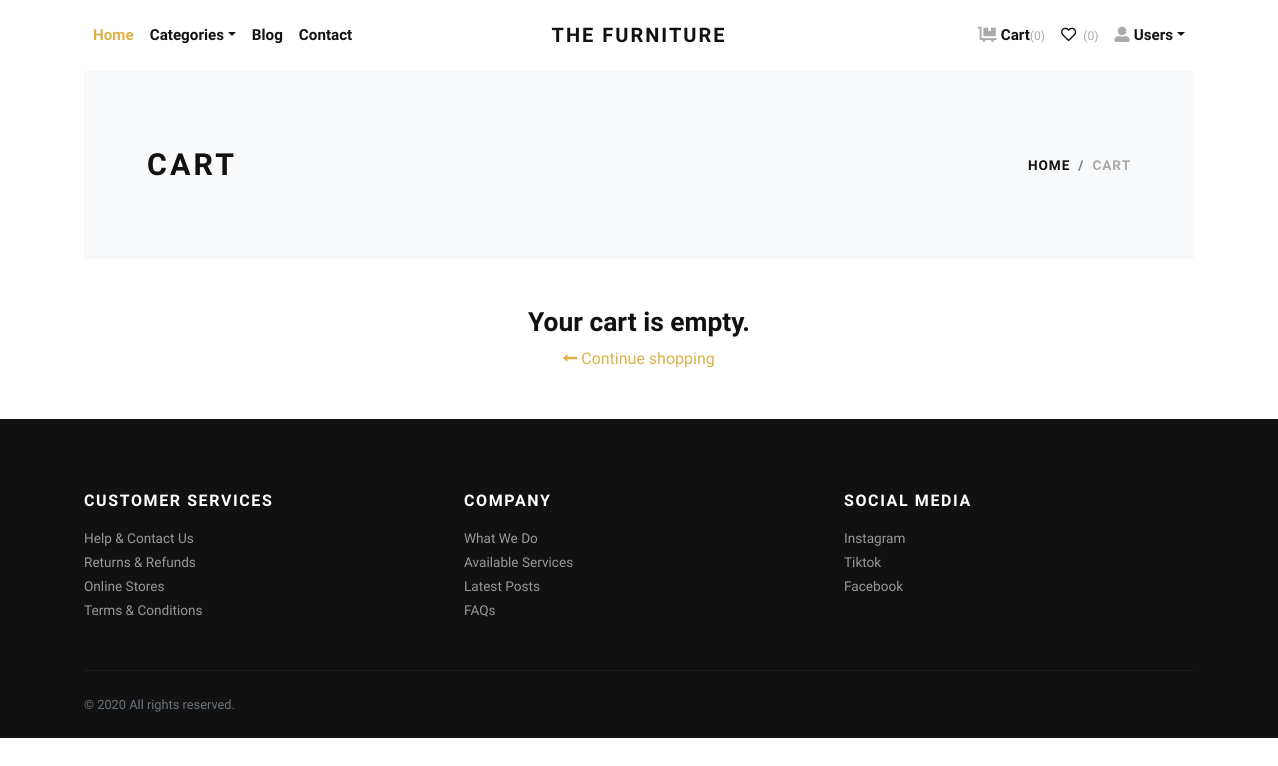
The app's page /cart/ (signed in), older data.
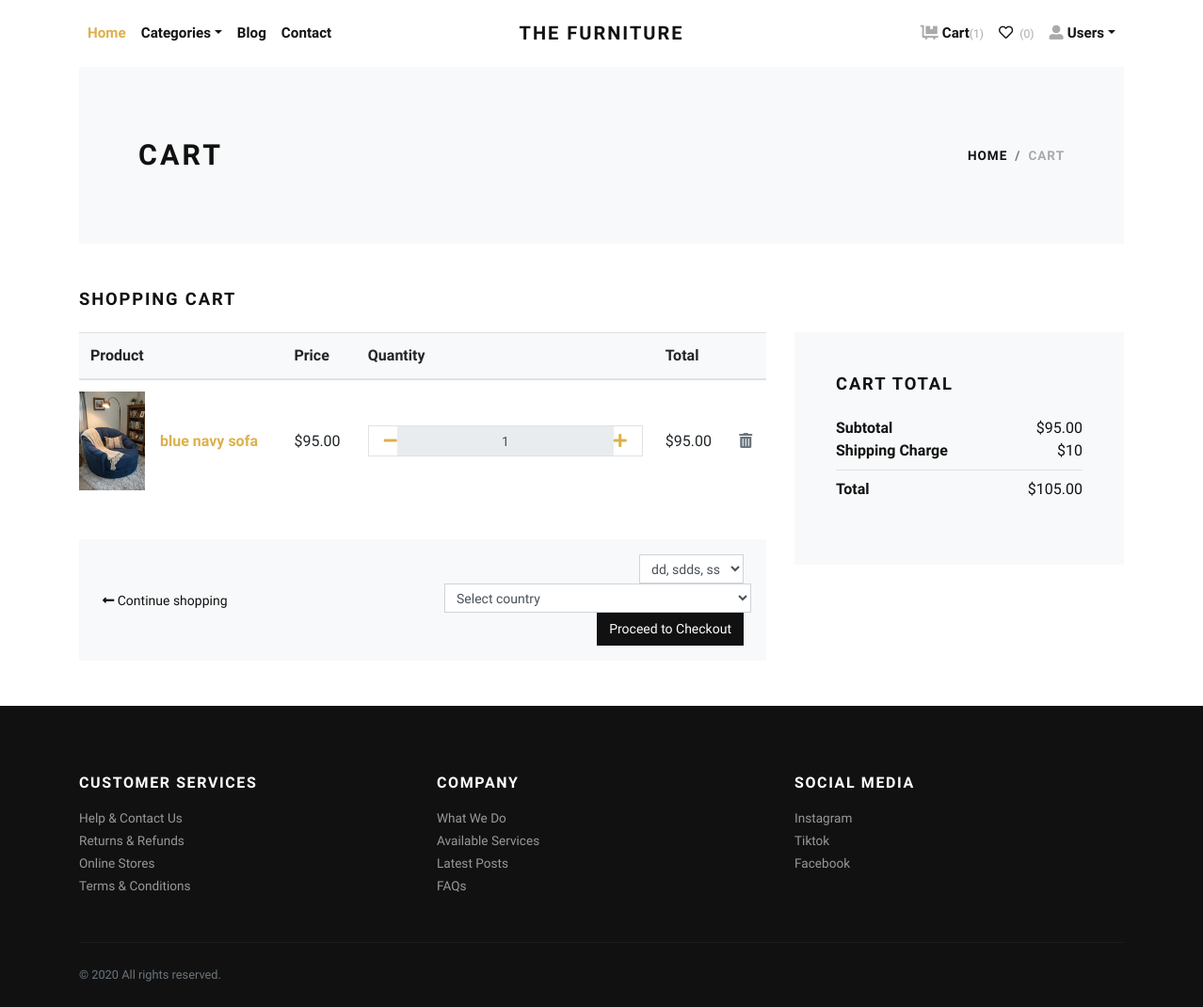
The same page, newer data.
### store/models.py (models this page shows, shortened)
class Cart(models.Model):
    user = models.ForeignKey(User, verbose_name="User", on_delete=models.CASCADE)
    product = models.ForeignKey(Product, verbose_name="Product", on_delete=models.CASCADE)
    quantity = models.PositiveIntegerField(default=1, verbose_name="Quantity")
    created_at = models.DateTimeField(auto_now_add=True, verbose_name="Created Date")
    updated_at = models.DateTimeField(auto_now=True, verbose_name="Updated Date")
    @property
    def total_price(self):
        return self.quantity * self.product.price

class Product(models.Model):
    title = models.CharField(max_length=150, verbose_name="Product Title")
    slug = models.SlugField(max_length=160, verbose_name="Product Slug")
    sku = models.CharField(max_length=255, unique=True, verbose_name="Unique Product ID (SKU)")
    short_description = models.TextField(verbose_name="Short Description")
    detail_description = models.TextField(blank=True, null=True, verbose_name="Detail Description")
    product_image = models.ImageField(upload_to='product', blank=True, null=True, verbose_name="Product Image")
    price = models.DecimalField(max_digits=8, decimal_places=2)
    category = models.ForeignKey(Category, verbose_name="Product Categoy", on_delete=models.CASCADE)
    is_active = models.BooleanField(verbose_name="Is Active?")
    is_featured = models.BooleanField(verbose_name="Is Featured?")
    created_at = models.DateTimeField(auto_now_add=True, verbose_name="Created Date")
    updated_at = models.DateTimeField(auto_now=True, verbose_name="Updated Date")
    class Meta:
        verbose_name_plural = 'Products'
        ordering = ('-created_at', )

### store/views.py (the view)
# urls.py: path('cart/', views.cart, name="cart"),
@login_required
def cart(request):
    cart_products = Cart.objects.filter(user=request.user)
    amount = sum(p.quantity * p.product.price for p in cart_products)
    shipping_amount = decimal.Decimal(10)
    return render(request, 'store/cart.html', {
        'cart_products': cart_products,
        'amount': amount,
        'shipping_amount': shipping_amount,
        'total_amount': amount + shipping_amount,
        'addresses': Address.objects.filter(user=request.user),
    })

### store/context_preprocessors.py (called while the page is built)
def store_menu(request):
    categories = Category.objects.filter(is_active=True)
    context = {
        'categories_menu': categories,
    }
    return context

def cart_menu(request):
    if request.user.is_authenticated:
        cart_items= Cart.objects.filter(user=request.user)
        context = {
            'cart_items': cart_items,
        }
    else:
        context = {}
    return context

### templates/store/cart.html (shortened to what the changed rows need)
{% extends 'base.html' %}
{% load static %}
{% load humanize %}
{% block content %}
<div class="container">
    <section class="py-5 bg-light">
        <div class="container">
            <div class="row px-4 px-lg-5 py-lg-4 align-items-center">
                <div class="col-lg-6">
                    <h1 class="h2 text-uppercase mb-0">Cart</h1>
                </div>
            </div>
        </div>
    </section>
    {% if cart_products %}
    <section class="py-5">
        <h2 class="h5 text-uppercase mb-4">Shopping cart</h2>
        <div class="row">
            <div class="col-lg-8 mb-4 mb-lg-0">
                <div class="table-responsive mb-4">
                    <table class="table">
                        <thead class="bg-light">
                            <tr>
                                <th scope="col">Product</th>
                                <th scope="col">Price</th>
                                <th scope="col">Quantity</th>
                                <th scope="col">Total</th>
                                <th scope="col"></th>
                            </tr>
                        </thead>
                        <tbody>
                            {% for cart_product in cart_products %}
                            <tr>
                                <td class="pl-0 border-0">
                                    <div class="media align-items-center">
                                        {% if cart_product.product.product_image %}
                                        <a href="{% url 'store:product-detail' cart_product.product.slug %}">
                                            <img src="{{ cart_product.product.product_image.url }}" width="70" alt="{{ cart_product.product.title }}">
                                        </a>
                                        {% else %}
                                        <a href="{% url 'store:product-detail' cart_product.product.slug %}">
                                            <img src="{% static 'img/product-detail-3.jpg' %}" width="70" alt="{{ cart_product.product.title }}">
                                        </a>
                                        {% endif %}
                                        <div class="media-body ml-3">
                                            <strong><a href="{% url 'store:product-detail' cart_product.product.slug %}">{{ cart_product.product.title }}</a></strong>
                                        </div>
                                    </div>
                                </td>
                                <td class="align-middle">${{ cart_product.product.price|intcomma }}</td>
                                <td class="align-middle">
                                    <div class="border d-flex align-items-center justify-content-between px-3">
                                        <a href="{% url 'store:minus-cart' cart_product.id %}"><i class="fas fa-minus"></i></a>
                                        <input class="form-control form-control-sm border-0 text-center" type="text" value="{{ cart_product.quantity }}" readonly>
                                        <a href="{% url 'store:plus-cart' cart_product.id %}"><i class="fas fa-plus"></i></a>
                                    </div>
                                </td>
                                <td class="align-middle">${{ cart_product.total_price|intcomma }}</td>
                                <td class="align-middle">
                                    <a href="{% url 'store:remove-cart' cart_product.id %}"><i class="fas fa-trash-alt text-muted"></i></a>
                                </td>
                            </tr>
                            {% endfor %}
                        </tbody>
                    </table>
                </div>
                <div class="bg-light px-4 py-3">
                    <div class="row align-items-center text-center">
                        <div class="col-md-6 mb-3 mb-md-0 text-md-left">
                            <a class="btn btn-link p-0 text-dark btn-sm" href="{% url 'store:home' %}">
                                <i class="fas fa-long-arrow-alt-left"></i> Continue shopping
                            </a>
                        </div>
                        <div class="col-md-6 text-md-right">
                            <form action="{% url 'store:checkout' %}" method="get" style="display:inline;">
    {% if addresses %}
    <select name="address" class="form-control form-control-sm d-inline w-auto" required>
        {% for address in addresses %}
        <option value="{{ address.id }}">
            {{ address.locality }}, {{ address.city }}, {{ address.state }}
        </option>
        {% endfor %}
    </select>
    {% else %}
    <span class="text-danger">Add an address in your profile first.</span>
    {% endif %}
    <select id="country-select" name="country" class="form-control form-control-sm ml-2" required>
        <option value="">Select country</option>
    </select>
    <button type="submit" class="btn btn-dark btn-sm ml-2">Proceed to Checkout</button>
</form>
                        </div>
                    </div>
                </div>
            </div>
            <div class="col-lg-4">
                <div class="card border-0 rounded-0 p-lg-4 bg-light">
                    <div class="card-body">
                        <h5 class="text-uppercase mb-4">Cart total</h5>
                        <ul class="list-unstyled mb-0">
                            <li class="d-flex justify-content-between">
                                <strong>Subtotal</strong>
                                <span>${{ amount|intcomma }}</span>
                            </li>
                            <li class="d-flex justify-content-between">
                                <strong>Shipping Charge</strong>
                                <span>${{ shipping_amount }}</span>
                            </li>
                            <li class="border-bottom my-2"></li>
                            <li class="d-flex justify-content-between mb-4">
                                <strong>Total</strong>
                                <span>${{ total_amount|intcomma }}</span>
                            </li>
                        </ul>
                    </div>
                </div>
            </div>
        </div>
    </section>
    {% else %}
    <div class="text-center py-5">
        <h3>Your cart is empty.</h3>
        <a href="{% url 'store:home' %}"><i class="fas fa-long-arrow-alt-left"></i> Continue shopping</a>
    </div>
    {% endif %}
</div>
{% endblock content %}

Row changes from the older to the newer data that the page shows:
added Cart: product.product_image (picture), product "blue navy sofa", product.price "95.00", quantity "1", total_price "95.00"
Text that changed along with them:
{{ cart_items.count }}: "0" → "1"
form field address: (not shown) → "dd, sdds, ss"
form field country: (not shown) → "Select country"
{{ amount|intcomma }}: (not shown) → "95.00"
{{ shipping_amount }}: (not shown) → "10"
{{ total_amount|intcomma }}: (not shown) → "105.00"
text no longer shown: "Your cart is empty."
text now shown: "SHOPPING CART Product Price Quantity Total Proceed to Checkout CART TOTAL Subtotal $ Shipping Charge $ Total $"
